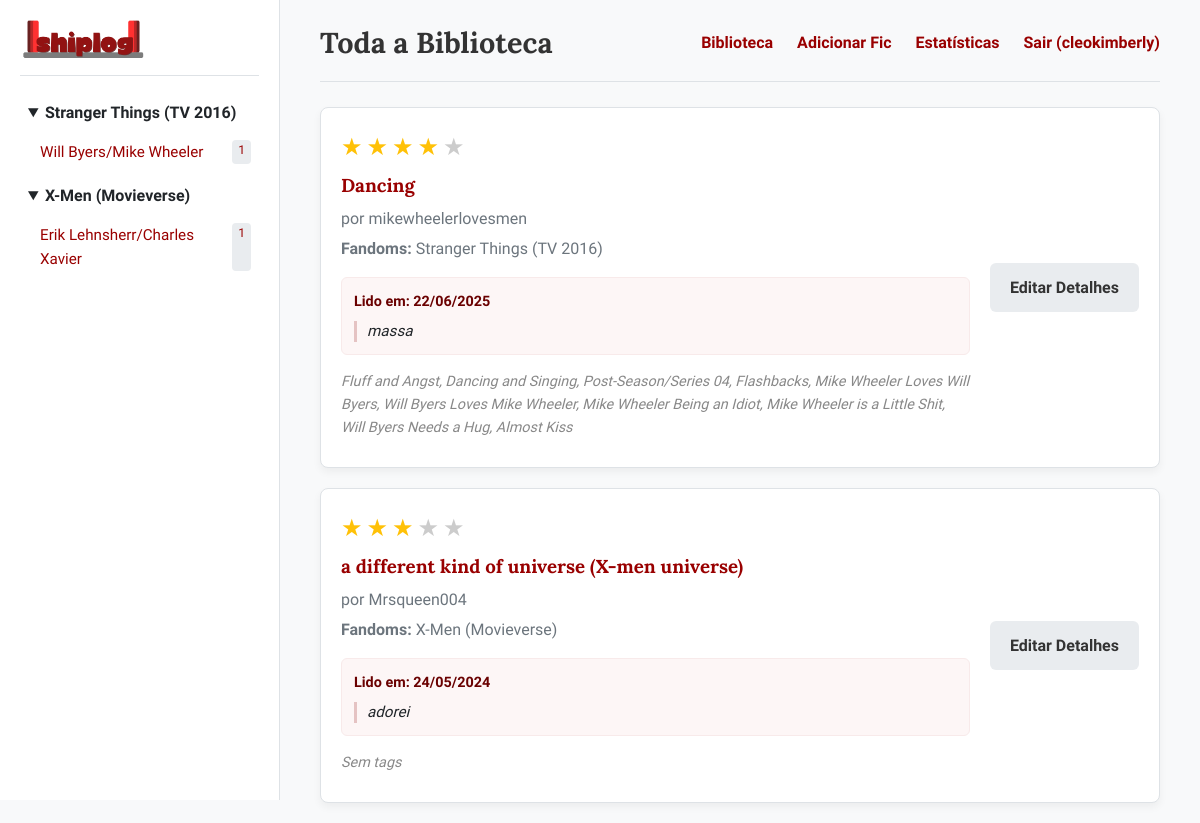
The app's page /library (signed in) with its own data.
### models.py (models this page shows, shortened)
class Fic(db.Model):
    id = db.Column(db.Integer, primary_key=True)
    title = db.Column(db.String(200), nullable=False)
    author = db.Column(db.String(100), nullable=False)
    fandom = db.Column(db.String(200), nullable=False)
    relationship = db.Column(db.String(200), nullable=True)
    summary = db.Column(db.Text, nullable=True)
    tags = db.Column(db.Text, nullable=True)
    status = db.Column(db.String(50), nullable=True)
    date_published = db.Column(db.String(50), nullable=True)
    source_url = db.Column(db.String(500), nullable=True)
    date_read = db.Column(db.Date, nullable=True)
    comment = db.Column(db.String(500), nullable=True)
    rating = db.Column(db.Integer, nullable=True) # NOVA COLUNA
    user_id = db.Column(db.Integer, db.ForeignKey('user.id'), nullable=False)

class User(UserMixin, db.Model):
    id = db.Column(db.Integer, primary_key=True)
    username = db.Column(db.String(80), unique=True, nullable=False)
    password_hash = db.Column(db.String(256), nullable=False)
    fics = db.relationship('Fic', backref='owner', lazy=True, cascade="all, delete-orphan")

### app.py (the view)
@app.route('/library')
@login_required
def library():
    fandom = request.args.get('fandom')
    relationship = request.args.get('relationship')
    query = Fic.query.filter_by(user_id=current_user.id)
    if fandom: query = query.filter(Fic.fandom.like(f'{fandom}%'))
    if relationship:
        if relationship != "Geral": query = query.filter_by(relationship=relationship)
        else: query = query.filter((Fic.relationship == "Geral") | (Fic.relationship.is_(None)))
    fics = query.order_by(Fic.title).all()
    return render_template('library.html', fics=fics, selected_fandom=fandom, selected_relationship=relationship)

### app.py (called while the page is built)
@login_manager.user_loader
def load_user(user_id):
    return User.query.get(int(user_id))

@app.context_processor
def inject_sidebar_data():
    if not current_user.is_authenticated:
        return dict(sidebar_data={})
    fics = Fic.query.filter_by(user_id=current_user.id).order_by(Fic.title).all()
    sidebar_data = {}
    for fic in fics:
        main_fandom = fic.fandom.split(',')[0].strip()
        if main_fandom not in sidebar_data:
            sidebar_data[main_fandom] = {}
        relationship = fic.relationship or "Geral"
        if relationship not in sidebar_data[main_fandom]:
            sidebar_data[main_fandom][relationship] = []
        sidebar_data[main_fandom][relationship].append(fic)
    return dict(sidebar_data=sidebar_data)

### templates/library.html
{% extends "base.html" %}
{% block header %}
    {% if selected_fandom %}
        {{ selected_fandom }}{% if selected_relationship %} / {{ selected_relationship }}{% endif %}
    {% else %}
        Toda a Biblioteca
    {% endif %}
{% endblock %}
{% block content %}
    <div class="fic-list">
        {% for fic in fics %}
            <div class="fic-card">
                <div class="fic-card-main">
                    <div class="fic-rating">
                        {% for i in range(1, 6) %}
                            <span class="star {% if fic.rating and i <= fic.rating %}filled{% endif %}">&#9733;</span>
                        {% endfor %}
                    </div>
                    <h3 class="fic-title"><a href="{{ fic.source_url }}" target="_blank" title="Ler no site original">{{ fic.title }}</a></h3>
                    <p class="fic-author">por {{ fic.author }}</p>
                    <p class="fic-fandoms"><strong>Fandoms:</strong> {{ fic.fandom }}</p>
                    {% if fic.date_read or fic.comment %}
                    <div class="fic-user-details">
                        {% if fic.date_read %}
                            <p class="fic-date-read"><strong>Lido em:</strong> {{ fic.date_read.strftime('%d/%m/%Y') }}</p>
                        {% endif %}
                        {% if fic.comment %}
                            <blockquote class="fic-comment">{{ fic.comment }}</blockquote>
                        {% endif %}
                    </div>
                    {% endif %}
                    <p class="fic-tags"><em>{{ fic.tags or 'Sem tags' }}</em></p>
                </div>
                <div class="fic-card-actions">
                    <a href="{{ url_for('fic_details', fic_id=fic.id) }}" class="btn btn-secondary">Editar Detalhes</a>
                </div>
            </div>
        {% else %}
            <div class="empty-state">
                <h3>Sua biblioteca está vazia.</h3>
                <p>Use o botão abaixo para catalogar sua primeira fanfic.</p>
                <a href="{{ url_for('add_fic') }}" class="btn btn-primary">Adicionar Fanfic</a>
            </div>
        {% endfor %}
    </div>
{% endblock %}

### templates/base.html (shortened to what this page needs)
<!DOCTYPE html>
<html lang="pt-br">
<head>
    <link rel="stylesheet" href="{{ url_for('static', filename='css/style.css') }}">
</head>
<body>
    <div class="container">
        {% if not request.endpoint in ['home', 'login', 'register'] %}
            {% include '_sidebar.html' %}
        {% endif %}
        <main class="main-content">
            {% if not request.endpoint in ['home', 'login', 'register'] %}
                <header class="main-header">
                    <div class="header-content">
                        <h1>{% block header %}{{ title or 'Bem-vindo(a)!' }}{% endblock %}</h1>
                        <nav class="main-nav">
                            <a href="{{ url_for('library') }}">Biblioteca</a>
                            <a href="{{ url_for('add_fic') }}">Adicionar Fic</a>
                            <a href="{{ url_for('stats') }}">Estatísticas</a>
                            <a href="{{ url_for('logout') }}">Sair ({{ current_user.username }})</a>
                        </nav>
                    </div>
                </header>
            {% endif %}
            <div class="content">
                {% block content %}{% endblock %}
            </div>
        </main>
    </div>
</body>
</html>

### templates/_sidebar.html
<aside class="sidebar">
    <div class="sidebar-header">
      <a href="{{ url_for('library') }}" class="sidebar-logo">
        <img src="{{ url_for('static', filename='img/shiplog.png') }}" alt="Shiplog Logo">
      </a>
    </div>
    <nav class="fandom-nav">
        <ul>
            {% for fandom, relationships in sidebar_data|dictsort %}
                <li>
                    <details open>
                        <summary>{{ fandom }}</summary>
                        <ul class="relationship-list">
                            {% for relationship, fics in relationships|dictsort %}
                                <li>
                                    <a href="{{ url_for('library', fandom=fandom, relationship=relationship) }}">{{ relationship }} <span>{{ fics|length }}</span></a>
                                </li>
                            {% endfor %}
                        </ul>
                    </details>
                </li>
            {% else %}
                <li class="no-fics-message">
                    <span>Nenhuma fic na biblioteca.</span>
                    <a href="{{ url_for('add_fic') }}" class="btn btn-secondary btn-small">Adicionar</a>
                </li>
            {% endfor %}
        </ul>
    </nav>
</aside>

### static/css/style.css (style rules this page uses)
:root { --primary-color: #990000; --secondary-color: #6a0000; --background-color: #f8f9fa; --surface-color: #ffffff; --text-color: #212529; --text-muted-color: #6c757d; --border-color: #dee2e6; --font-serif: 'Lora', 'Georgia', serif; --font-sans: 'Nunito Sans', sans-serif; --border-radius: 8px; --shadow: 0 4px 8px rgba(0, 0, 0, 0.05); }
body { font-family: var(--font-sans); margin: 0; background-color: var(--background-color); color: var(--text-color); line-height: 1.6; }
.container { display: flex; }
a { color: var(--primary-color); text-decoration: none; transition: color 0.2s; }
.sidebar { width: 280px; min-width: 280px; background-color: var(--surface-color); border-right: 1px solid var(--border-color); padding: 20px; height: 100vh; position: sticky; top: 0; overflow-y: auto; box-sizing: border-box; }
.main-content { flex-grow: 1; padding: 20px 40px; box-sizing: border-box; }
.main-header { margin-bottom: 25px; }
.header-content { display: flex; justify-content: space-between; align-items: center; padding-bottom: 15px; border-bottom: 1px solid var(--border-color); }
.main-header h1 { font-family: var(--font-serif); color: #333; margin: 0; font-size: 1.8em; }
.main-nav a { margin-left: 20px; font-weight: 700; }
.sidebar-header { padding-bottom: 15px; margin-bottom: 15px; border-bottom: 1px solid var(--border-color); }
.sidebar-logo { display: flex; align-items: center; gap: 10px; color: #000; }
.sidebar-logo img { height: 40px; }
.fandom-nav ul { list-style: none; padding: 0; }
.fandom-nav details { margin-bottom: 5px; }
.fandom-nav summary { font-weight: 700; cursor: pointer; padding: 8px; border-radius: 6px; transition: background-color 0.2s; }
.fandom-nav .relationship-list a { display: flex; justify-content: space-between; padding: 6px 8px 6px 20px; border-radius: 6px; font-size: 0.95em; }
.fandom-nav .relationship-list span { background-color: #e9ecef; padding: 1px 6px; border-radius: 4px; font-size: 0.8em; }
.fic-list { display: grid; gap: 20px; }
.fic-card { background-color: var(--surface-color); border: 1px solid var(--border-color); border-radius: var(--border-radius); padding: 20px; box-shadow: var(--shadow); display: flex; justify-content: space-between; gap: 20px; }
.fic-card-main { flex-grow: 1; }
.fic-card-actions { flex-shrink: 0; align-self: center; }
.fic-title { margin: 5px 0; font-family: var(--font-serif); }
.fic-author, .fic-fandoms { color: var(--text-muted-color); margin: 4px 0; }
.fic-user-details { background-color: #fdf6f6; border-radius: 6px; padding: 12px; margin: 15px 0; border: 1px solid #f8eaea; }
.fic-date-read { font-size: 0.9em; font-weight: 700; color: var(--secondary-color); margin: 0 0 8px 0; }
.fic-comment { font-size: 0.95em; font-style: italic; color: var(--text-color); margin: 0; padding-left: 10px; border-left: 3px solid #e5c3c3; line-height: 1.4; }
.fic-tags { font-style: italic; color: #888; margin: 8px 0; font-size: 0.9em; }
.fic-rating .star, .star-rating-form .star-input { color: #ccc; font-size: 1.5em; cursor: default; }
.fic-rating .star.filled, .star-rating-form .star-input.filled { color: #ffc107; }
.btn { padding: 12px 20px; border: none; border-radius: 6px; cursor: pointer; font-weight: 700; font-family: var(--font-sans); transition: background-color 0.2s, transform 0.1s; display: inline-block; text-align: center; }
.btn-secondary { background-color: #e9ecef; color: #333; }

### records on screen
Fic: fandom "Stranger Things (TV 2016)", relationship "Will Byers/Mike Wheeler", fics "1", title "Dancing", author "mikewheelerlovesmen", date_read "22/06/2025", comment "massa", tags "Fluff and Angst, Dancing and Singing, Post-Season/Series 04, Flashbacks, Mike Wheeler Loves Will Byers, Will Byers Loves Mike Wheeler, Mike Wheeler Being an Idiot, Mike Wheeler is a Little Shit, Will Byers Needs a Hug, Almost Kiss"
Fic: fandom "X-Men (Movieverse)", relationship "Erik Lehnsherr/Charles Xavier", fics "1", title "a different kind of universe (X-men universe)", author "Mrsqueen004", date_read "24/05/2024", comment "adorei", tags "Sem tags"
User: username "cleokimberly"
